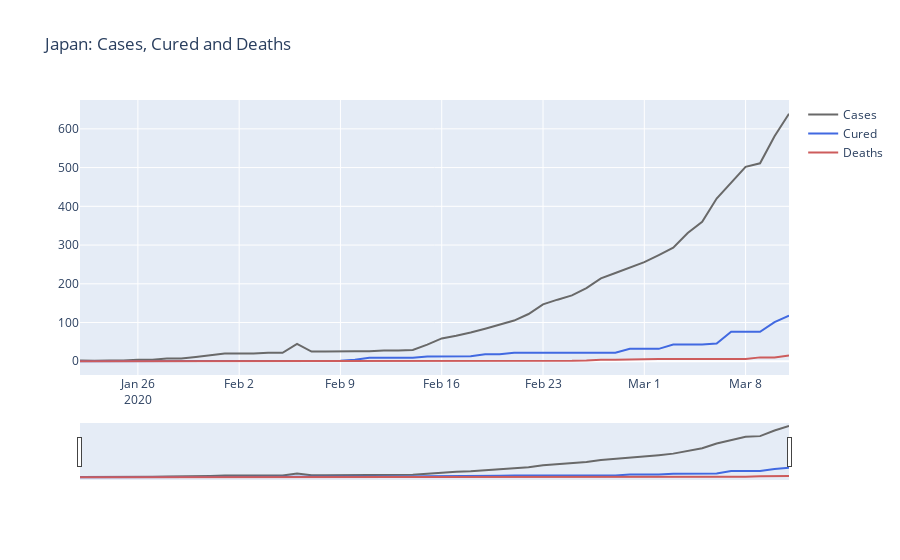

Here is the notebook cell this chart was saved with:
### Code cell
import plotly.graph_objects as go
country = 'Japan'
df_country = df[df.CountryRegion == country]

fig = go.Figure()
fig.add_trace(go.Scatter(x=df_country.date, y=df_country.cum_cases, name="Cases",
                         line_color='dimgray'))
fig.add_trace(go.Scatter(x=df_country.date, y=df_country.cum_cured, name="Cured",
                         line_color='RoyalBlue'))

fig.add_trace(go.Scatter(x=df_country.date, y=df_country.cum_deaths, name="Deaths",
                         line_color='indianred'))

fig.update_layout(title_text=f'{country}: Cases, Cured and Deaths',
                  xaxis_rangeslider_visible=True)
fig.show()
